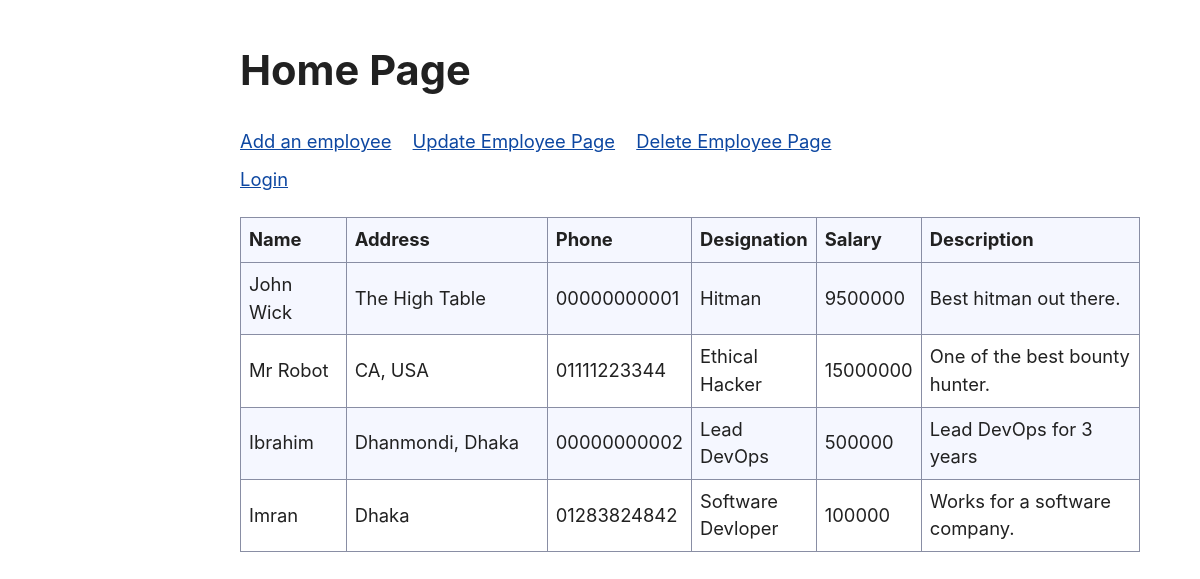
The page /employee/ on the database as committed earlier.
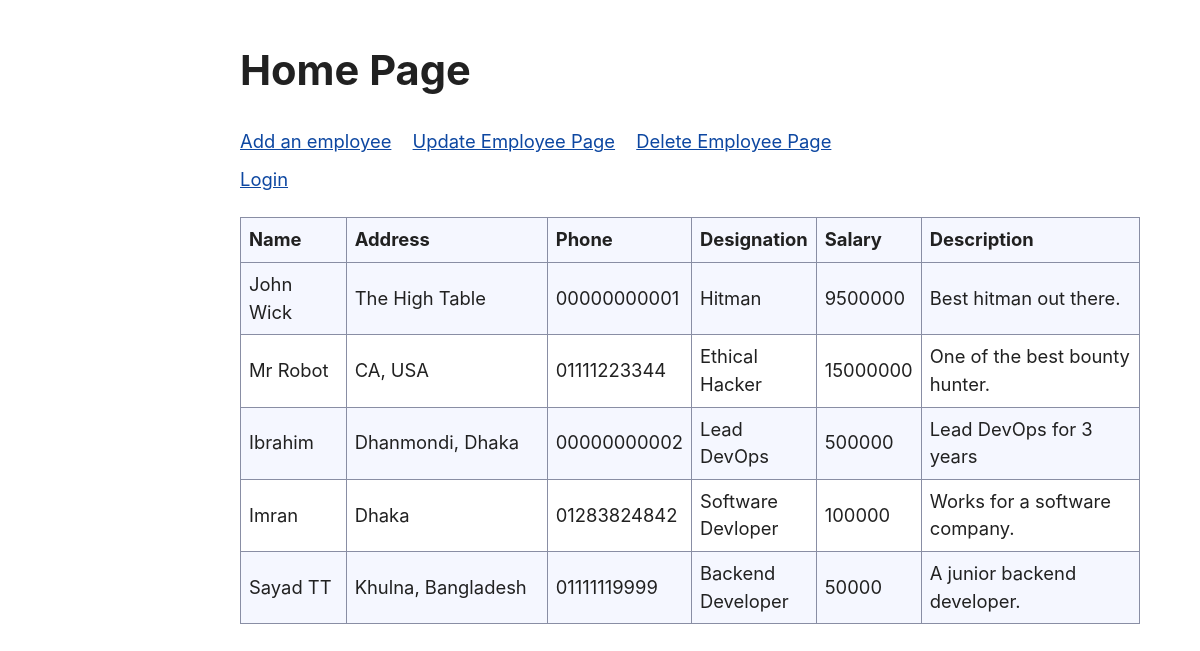
The same page on the database as committed later.
### employee/models.py (models this page shows)
class Employee(models.Model):
    name = models.CharField(max_length=255)
    address = models.TextField()
    phone = models.CharField(max_length=15,unique=True)
    salary = models.PositiveIntegerField()
    designation = models.CharField(max_length=255)
    description = models.TextField()

### employee/views.py (the view)
# urls.py: path('', views.home, name='home'),
def home(request):
    request.session['last_page'] = 'home'
    user = str(request.user)
    employee_list = Employee.objects.all()
    if user == 'AnonymousUser':
        return render(request, 'home.html', {'employees': employee_list, 'user': None})
    return render(request, 'home.html', {'employees': employee_list, 'user': user})

### employee/templates/home.html
{% extends 'employee_base.html' %}
{% block content %}
<h2>Home Page</h2>
<nav style="margin-bottom: 10px;">
    <div style="margin: 0;">
        <a style="margin-right: .5rem; margin-left: 0; padding-left: 0;" href="add/">Add an employee</a>
        <a style="margin: .5rem;" href="update/">Update Employee Page</a>
        <a style="margin: .5rem;" href="delete/">Delete Employee Page</a>
    </div>
</nav>
<nav>
    <div style="margin:0">
        {% if not user %}
        <a href="{% url 'authorize-admin' %}">Login</a>
        {% else %}
        <a href="{% url 'unauthorize-admin' %}">Logout</a>
        {% endif %}
    </div>
</nav>
<div>
    {% if employees %}
    <table style="width: 900px;">
        <tr>
            <th style="width: 150px;">Name</th>
            <th style="width: 350px;">Address</th>
            <th>Phone</th>
            <th>Designation</th>
            <th>Salary</th>
            <th style="width: 400px;">Description</th>
        </tr>
        {% for employee in employees %}
        <tr>
            <td>{{employee.name}}</td>
            <td>{{employee.address}}</td>
            <td>{{employee.phone}}</td>
            <td>{{employee.designation}}</td>
            <td>{{employee.salary}}</td>
            <td>{{employee.description}}</td>
        </tr>
        {% endfor %}
    </table>
    {% else %}
    <h3>Currently no employees available.</h3>
    <h3>Add employees to see their data.</h3>
    {% endif %}
</div>
{% endblock %}

Rows that differ between the two databases and show on the page:
added Employee: name "Sayad TT", address "Khulna, Bangladesh", phone "01111119999", designation "Backend Developer", salary "50000", description "A junior backend developer."
